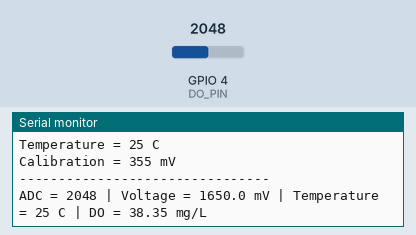
This sketch was run on a simulated ESP32. Parts: the last lines printed to the serial monitor. Inputs (shaded band) come from the test bench; at power-on: GPIO 4 (DO_PIN) = 2048 (analog values on the 0–4095 scale).

Above: at 3.2 s.
3.3 s: GPIO 4 (DO_PIN) set to 2866
At 4.6 s:
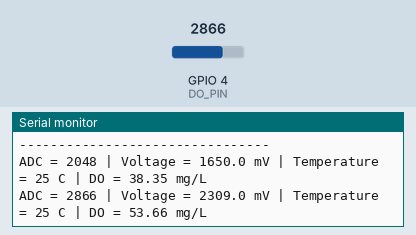
4.8 s: GPIO 4 (DO_PIN) set to 3603
At 6.4 s:
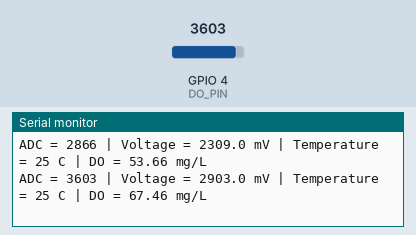
Timing chart, 0 to 7.9 s (numbered marks = the images above; inputs shaded):
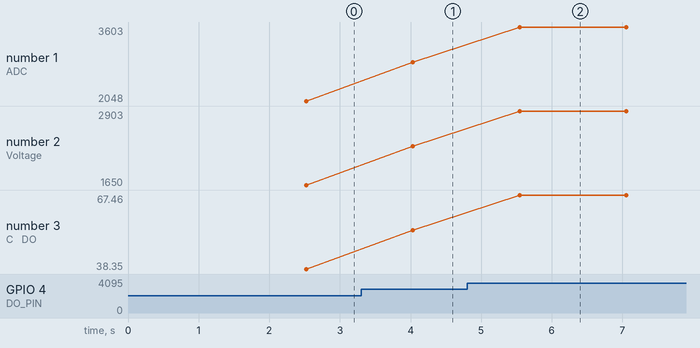

Measured:
- after the input at 3.3 s, the serial monitor: prints a new line after 0.73 s (image 1)
- after the input at 4.8 s, the serial monitor: prints a new line after 0.75 s (image 2)
- plotted number 1: 2048 → 2866 after the input at 3.3 s, 2866 → 3603 after the input at 4.8 s
- plotted number 2: 1650 → 2309 after the input at 3.3 s, 2309 → 2903 after the input at 4.8 s
- plotted number 3: 38.35 → 53.66 after the input at 3.3 s, 53.66 → 67.46 after the input at 4.8 s

The sketch:

temperature.ino
```cpp
#include <Arduino.h>

#define DO_PIN 4

// Temperature is fixed for now
#define WATER_TEMPERATURE 25

// Your measured air calibration
#define CAL1_V 355
#define CAL1_T 25

// DO saturation table
const uint16_t DO_Table[41] = {
  14460, 14220, 13820, 13440, 13090,
  12740, 12420, 12110, 11810, 11530,
  11260, 11010, 10770, 10530, 10300,
  10080, 9860, 9660, 9460, 9270,
  9080, 8900, 8730, 8570, 8410,
  8250, 8110, 7960, 7820, 7690,
  7560, 7430, 7300, 7180, 7070,
  6950, 6840, 6730, 6630, 6530,
  6410
};

void setup() {

  Serial.begin(115200);

  analogReadResolution(12);
  analogSetPinAttenuation(DO_PIN, ADC_11db);

  delay(2000);

  Serial.println();
  Serial.println("================================");
  Serial.println(" ESP32 DISSOLVED OXYGEN SENSOR");
  Serial.println("================================");
  Serial.println("Temperature = 25 C");
  Serial.println("Calibration = 355 mV");
  Serial.println("--------------------------------");
}

void loop() {

  const int samples = 50;

  long adcSum = 0;
  long voltageSum = 0;

  // Take 50 readings
  for (int i = 0; i < samples; i++) {

    adcSum += analogRead(DO_PIN);
    voltageSum += analogReadMilliVolts(DO_PIN);

    delay(10);
  }

  // Average readings
  float adcAverage =
      (float)adcSum / samples;

  float voltageAverage =
      (float)voltageSum / samples;

  // Temperature compensation
  uint16_t V_Saturation =
      (uint32_t)CAL1_V +
      (uint32_t)35 * WATER_TEMPERATURE -
      (uint32_t)CAL1_T * 35;

  // Calculate DO
  float DO =
      voltageAverage *
      DO_Table[WATER_TEMPERATURE] /
      V_Saturation;

  DO = DO / 1000.0;

  // Print results
  Serial.print("ADC = ");
  Serial.print(adcAverage, 0);

  Serial.print(" | Voltage = ");
  Serial.print(voltageAverage, 1);
  Serial.print(" mV");

  Serial.print(" | Temperature = ");
  Serial.print(WATER_TEMPERATURE);
  Serial.print(" C");

  Serial.print(" | DO = ");
  Serial.print(DO, 2);
  Serial.println(" mg/L");

  delay(1000);
}
```
